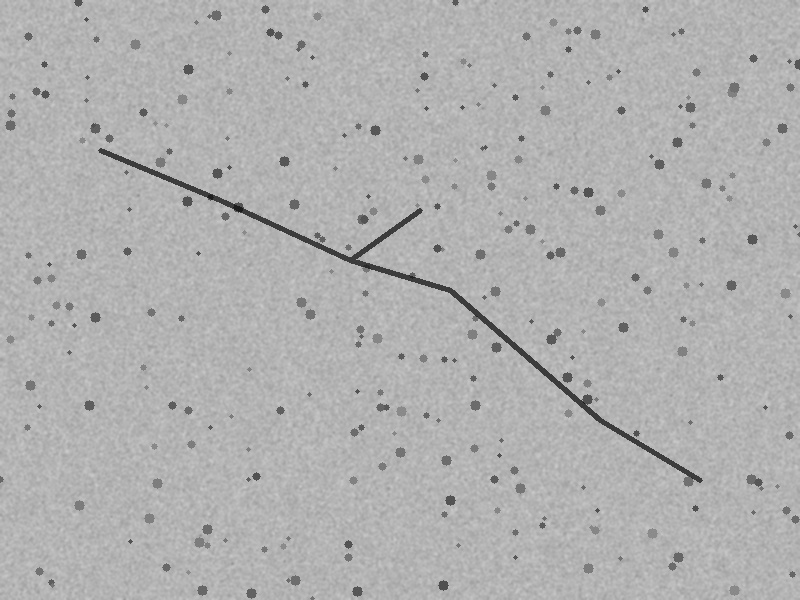
#> input picture data/samples/sample_concrete_crack.jpg, 800 x 600 px, found by its file name
$ python main.py
#> lines starting #> are read from the running program, lines starting #| are printed output that depends on the picture; after the words box and inside, x2 and y2 are one past the last pixel; in counts of white or black regions, pixels touching at a corner belong together
### core/detector.py
"""
Detector Interface & Segmentation Wrapper
Provides standard pipeline for processing RGB inspection images into binary crack masks.
"""

import cv2
import numpy as np
from typing import Optional, Tuple

class CrackDetector:
    """
    Crack Segmentation engine. Supports deep learning weights or morphological pre-processor.
    """
    def __init__(self, weights_path: Optional[str] = None):
        self.weights_path = weights_path
        self.is_dl_loaded = weights_path is not None

    def segment(self, image_rgb: np.ndarray) -> np.ndarray:
        """
        Accepts RGB image, returns binary mask (0 for background, 255 for crack).
        """
        if self.is_dl_loaded:
            # Place holder for YOLOv8-seg / PyTorch model inference
            pass

        # Adaptive thresholding and edge morphological detector as robust baseline
        gray = cv2.cvtColor(image_rgb, cv2.COLOR_RGB2GRAY)

        # Illumination equalization via CLAHE
        clahe = cv2.createCLAHE(clipLimit=2.0, tileGridSize=(8, 8))
        enhanced = clahe.apply(gray)

        # Bilateral filter to smooth texture while keeping crack edges sharp
        blurred = cv2.bilateralFilter(enhanced, 7, 50, 50)

        # Adaptive thresholding to isolate darker fissures
        thresh = cv2.adaptiveThreshold(
            blurred, 255, cv2.ADAPTIVE_THRESH_GAUSSIAN_C,
            cv2.THRESH_BINARY_INV, 21, 6
        )

        # Morphological noise filtering
        kernel = cv2.getStructuringElement(cv2.MORPH_RECT, (3, 3))
        opened = cv2.morphologyEx(thresh, cv2.MORPH_OPEN, kernel, iterations=1)

        # Remove small noise blobs
        num_labels, labels, stats, _ = cv2.connectedComponentsWithStats(opened)
        min_size = 40  # Minimum pixel area for a valid crack component
        cleaned_mask = np.zeros_like(opened)
        for i in range(1, num_labels):
            if stats[i, cv2.CC_STAT_AREA] >= min_size:
                cleaned_mask[labels == i] = 255

        return cleaned_mask

    def create_overlay(self, original_rgb: np.ndarray, binary_mask: np.ndarray, skeleton: Optional[np.ndarray] = None) -> np.ndarray:
        """
        Generates visual overlay: Red mask for crack, Green line for skeleton.
        """
        overlay = original_rgb.copy()

        # Red highlight on crack body
        overlay[binary_mask > 0] = [255, 60, 60]
        blended = cv2.addWeighted(original_rgb, 0.65, overlay, 0.35, 0)

        # Green centerline on skeleton
        if skeleton is not None:
            blended[skeleton > 0] = [0, 255, 0]

        return blended

### core/measurement.py
"""
Geometric Quantification of Concrete Cracks using Computer Vision
Calculates: Skeletonization (Zhang-Suen Thinning), Euclidean Distance Transform, and Damage Area.
"""

import cv2
import numpy as np
from typing import Dict, Any

class CrackMeasurer:
    def __init__(self, pixel_to_mm_ratio: float = 0.2):
        """
        :param pixel_to_mm_ratio: Millimeters represented by one pixel (mm/px).
        """
        self.pixel_to_mm_ratio = pixel_to_mm_ratio

    def skeletonize(self, binary_mask: np.ndarray) -> np.ndarray:
        """
        Zhang-Suen morphological thinning algorithm for true 1-pixel wide centerline.
        """
        img = (binary_mask > 127).astype(np.uint8)

        while True:
            # 8-neighbor shifting
            P2 = np.pad(img[:-2, 1:-1], ((1,1),(1,1)), 'constant')
            P3 = np.pad(img[:-2, 2:], ((1,1),(1,1)), 'constant')
            P4 = np.pad(img[1:-1, 2:], ((1,1),(1,1)), 'constant')
            P5 = np.pad(img[2:, 2:], ((1,1),(1,1)), 'constant')
            P6 = np.pad(img[2:, 1:-1], ((1,1),(1,1)), 'constant')
            P7 = np.pad(img[2:, :-2], ((1,1),(1,1)), 'constant')
            P8 = np.pad(img[1:-1, :-2], ((1,1),(1,1)), 'constant')
            P9 = np.pad(img[:-2, :-2], ((1,1),(1,1)), 'constant')

            B = P2 + P3 + P4 + P5 + P6 + P7 + P8 + P9
            cond1 = (B >= 2) & (B <= 6)

            P = [P2, P3, P4, P5, P6, P7, P8, P9, P2]
            A = np.zeros(img.shape, dtype=np.uint8)
            for i in range(8):
                A += ((P[i] == 0) & (P[i+1] == 1)).astype(np.uint8)
            cond2 = (A == 1)

            # Step 1 conditions
            cond3_1 = (P2 * P4 * P6 == 0)
            cond4_1 = (P4 * P6 * P8 == 0)
            del_mask1 = (img == 1) & cond1 & cond2 & cond3_1 & cond4_1
            img[del_mask1] = 0

            # Recalculate for Step 2
            P2 = np.pad(img[:-2, 1:-1], ((1,1),(1,1)), 'constant')
            P3 = np.pad(img[:-2, 2:], ((1,1),(1,1)), 'constant')
            P4 = np.pad(img[1:-1, 2:], ((1,1),(1,1)), 'constant')
            P5 = np.pad(img[2:, 2:], ((1,1),(1,1)), 'constant')
            P6 = np.pad(img[2:, 1:-1], ((1,1),(1,1)), 'constant')
            P7 = np.pad(img[2:, :-2], ((1,1),(1,1)), 'constant')
            P8 = np.pad(img[1:-1, :-2], ((1,1),(1,1)), 'constant')
            P9 = np.pad(img[:-2, :-2], ((1,1),(1,1)), 'constant')

            B = P2 + P3 + P4 + P5 + P6 + P7 + P8 + P9
            cond1 = (B >= 2) & (B <= 6)

            P = [P2, P3, P4, P5, P6, P7, P8, P9, P2]
            A = np.zeros(img.shape, dtype=np.uint8)
            for i in range(8):
                A += ((P[i] == 0) & (P[i+1] == 1)).astype(np.uint8)
            cond2 = (A == 1)

            cond3_2 = (P2 * P4 * P8 == 0)
            cond4_2 = (P2 * P6 * P8 == 0)
            del_mask2 = (img == 1) & cond1 & cond2 & cond3_2 & cond4_2
            img[del_mask2] = 0

            if not np.any(del_mask1) and not np.any(del_mask2):
                break

        return (img * 255).astype(np.uint8)

    def measure(self, binary_mask: np.ndarray) -> Dict[str, Any]:
        """
        Extract complete geometric profile from binary segmentation mask.
        """
        _, thresh = cv2.threshold(binary_mask, 127, 255, cv2.THRESH_BINARY)
        crack_pixel_count = np.count_nonzero(thresh)

        if crack_pixel_count == 0:
            return {
                "detected": False,
                "length_mm": 0.0,
                "max_width_mm": 0.0,
                "avg_width_mm": 0.0,
                "area_mm2": 0.0,
                "skeleton_map": np.zeros_like(thresh),
                "dist_map": np.zeros_like(thresh, dtype=np.float32)
            }

        # 1. Total Damage Area
        area_mm2 = crack_pixel_count * (self.pixel_to_mm_ratio ** 2)

        # 2. Skeleton & Centerline Length
        skeleton = self.skeletonize(thresh)
        skeleton_pixels = np.count_nonzero(skeleton)
        length_mm = skeleton_pixels * self.pixel_to_mm_ratio

        # 3. Width Profile via Euclidean Distance Transform
        dist_transform = cv2.distanceTransform(thresh, cv2.DIST_L2, 5)
        skeleton_distances = dist_transform[skeleton > 0]

        if len(skeleton_distances) > 0:
            max_width_px = float(np.max(skeleton_distances) * 2.0)
            avg_width_px = float(np.mean(skeleton_distances) * 2.0)
        else:
            max_width_px = 0.0
            avg_width_px = 0.0

        max_width_mm = max_width_px * self.pixel_to_mm_ratio
        avg_width_mm = avg_width_px * self.pixel_to_mm_ratio

        return {
            "detected": True,
            "length_mm": round(length_mm, 2),
            "max_width_mm": round(max_width_mm, 2),
            "avg_width_mm": round(avg_width_mm, 2),
            "area_mm2": round(area_mm2, 2),
            "skeleton_map": skeleton,
            "dist_map": dist_transform
        }

### core/structural_rules.py
"""
Structural Rules Engine for Crack Assessment
Based on ACI 224R-01 (Control of Cracking in Concrete Structures) and Eurocode 2 (EN 1992-1-1).
"""

from dataclasses import dataclass
from typing import Dict, Any

@dataclass
class EvaluationResult:
    severity_level: str
    risk_code: str
    recommended_action: str
    standard_reference: str
    serviceability_impact: str

class StructuralRulesEngine:
    """
    Evaluates detected crack metrics against international civil engineering standards.
    """

    # ACI 224R-01 Table 4.1: Tolerable crack widths for reinforced concrete
    ACI_LIMITS = {
        "dry_air": 0.41,          # mm (Dry air or protective membrane)
        "humid_air": 0.30,        # mm (Humidity, moist air, soil)
        "deicing_chemicals": 0.18,# mm (Deicing chemicals)
        "seawater": 0.15,         # mm (Seawater and seawater spray; wetting and drying)
        "water_retaining": 0.10   # mm (Water-retaining structures)
    }

    @classmethod
    def evaluate(cls, max_width_mm: float, avg_width_mm: float, length_mm: float, exposure: str = "humid_air") -> EvaluationResult:
        """
        Evaluate structural crack condition.
        :param max_width_mm: Maximum measured crack width in mm
        :param avg_width_mm: Average crack width in mm
        :param length_mm: Total crack length in mm
        :param exposure: Environmental exposure condition
        """
        tolerable_limit = cls.ACI_LIMITS.get(exposure, 0.30)

        if max_width_mm <= 0.05:
            return EvaluationResult(
                severity_level="Negligible / Micro-crack",
                risk_code="LOW-0",
                recommended_action="Periodic visual monitoring. No structural intervention required.",
                standard_reference="ACI 224R-01 (Micro-cracking)",
                serviceability_impact="No impact on durability or load-bearing capacity."
            )
        elif max_width_mm <= tolerable_limit:
            return EvaluationResult(
                severity_level="Minor (Within Permissible Limit)",
                risk_code="LOW-1",
                recommended_action=f"Routine maintenance and surface sealing to prevent moisture ingress. Limit for '{exposure}' is {tolerable_limit} mm.",
                standard_reference=f"ACI 224R-01 Table 4.1 ({exposure})",
                serviceability_impact="Low risk under current environmental exposure. Monitor during scheduled inspections."
            )
        elif max_width_mm <= tolerable_limit * 1.5:
            return EvaluationResult(
                severity_level="Moderate (Exceeds Limit)",
                risk_code="MED-2",
                recommended_action="Epoxy or polyurethane resin injection recommended to prevent rebar corrosion and freeze-thaw degradation.",
                standard_reference="ACI 224.1R-07 (Causes, Evaluation, and Repair of Cracks)",
                serviceability_impact="Increased permeability. Rebar passivity layer at risk of carbonation/chloride attack."
            )
        else:
            return EvaluationResult(
                severity_level="Critical / Structural Concern",
                risk_code="HIGH-3",
                recommended_action="Immediate non-destructive testing (NDT/Ultrasonic), core testing, and structural engineering appraisal for potential strengthening (FRP/jacketing).",
                standard_reference="Eurocode 2 / ACI 318 / ACI 224.1R",
                serviceability_impact="High risk to structural durability, integrity, and shear/flexural serviceability."
            )

### report/generator.py
"""
Structural Inspection Report Generator (PDF)
Generates industry-grade engineering evaluation reports using ReportLab.
"""

import os
from datetime import datetime
from reportlab.lib.pagesizes import letter
from reportlab.lib import colors
from reportlab.platypus import SimpleDocTemplate, Paragraph, Spacer, Image as RLImage, Table, TableStyle, HRFlowable
from reportlab.lib.styles import getSampleStyleSheet, ParagraphStyle

class InspectionReportGenerator:
    def __init__(self, output_path: str = "report_output.pdf"):
        self.output_path = output_path
        self.styles = getSampleStyleSheet()
        self._setup_custom_styles()

    # [131 lines left out: functions _setup_custom_styles, generate, not called in this run]

### app/main.py
"""
Concrete Crack AI Inspection - CLI & Execution Pipeline
Performs end-to-end inspection: Image -> Segmentation -> Geometric Metrics -> Structural Rules -> Inspection PDF Report.
"""

import os
import sys
from pathlib import Path

# Add project root directory to python path
ROOT_DIR = Path(__file__).resolve().parent.parent
sys.path.append(str(ROOT_DIR))

import cv2
import matplotlib.pyplot as plt
from datetime import datetime

from core.detector import CrackDetector
from core.measurement import CrackMeasurer
from core.structural_rules import StructuralRulesEngine
from report.generator import InspectionReportGenerator

def run_inspection(image_path: str,
                   output_dir: str = "output",
                   pixel_to_mm_ratio: float = 0.25,
                   exposure: str = "humid_air",
                   element_id: str = "RC-Girder-G12"):

#> called with image_path = 'data/samples/sample_concrete_crack.jpg', output_dir = 'output', pixel_to_mm_ratio = 0.25, exposure = 'humid_air', element_id = 'RC-Girder-G12'
    os.makedirs(output_dir, exist_ok=True)
    print(f"[*] Loading inspection image: {image_path}")

    if not os.path.exists(image_path):
        print(f"[!] Error: File not found at {image_path}")
        return

    # 1. Read input image (RGB)
    bgr_img = cv2.imread(image_path)
#> bgr_img is the input picture: shape (600, 800, 3); min 24, max 202, mean 176.7
    rgb_img = cv2.cvtColor(bgr_img, cv2.COLOR_BGR2RGB)

    # 2. Crack Detection & Segmentation
    detector = CrackDetector()
    binary_mask = detector.segment(rgb_img)
#> in segment, `thresh = cv2.adaptiveThreshold( blurred, 255, cv2.ADAPTIVE_THRESH_GAUS..`:
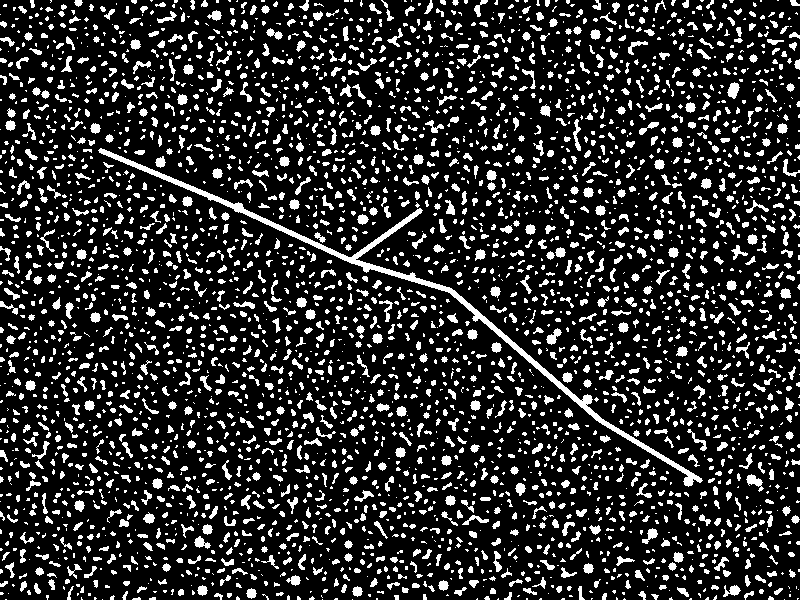
#> thresh: shape (600, 800); 17.7% white; 3678 white regions (2075 under 20 px), largest, box (x1, y1, x2, y2) and area: (98, 148, 703, 487) 4322, (746, 474, 764, 492) 145, (727, 82, 740, 99) 139
#> in segment, `num_labels, labels, stats, _ = cv2.connectedComponentsWithStats(opened)`:
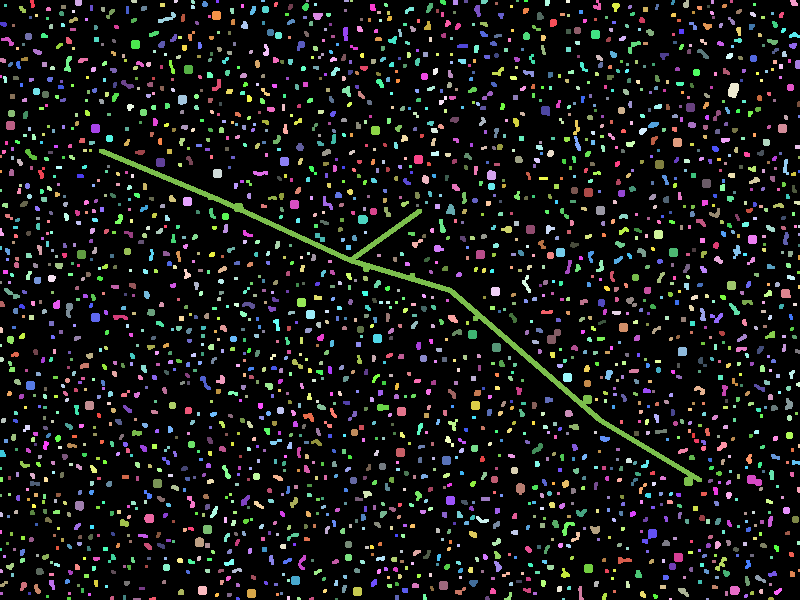
#> labels: shape (600, 800) int32; 2590 distinct labels, from 0 to 2589; one colour per label, 0 black
#> in segment, `num_labels, labels, stats, _ = cv2.connectedComponentsWithStats(opened)`: num_labels = 2590; stats = 2590 rows, first 6: [0, 0, 800, 600, 417145], [30, 0, 5, 8, 30], [75, 0, 7, 6, 40], [131, 0, 6, 3, 17], [174, 0, 4, 3, 11], [191, 0, 4, 4, 14]
#> after the loop in segment, `for i in range(1, num_labels):`:
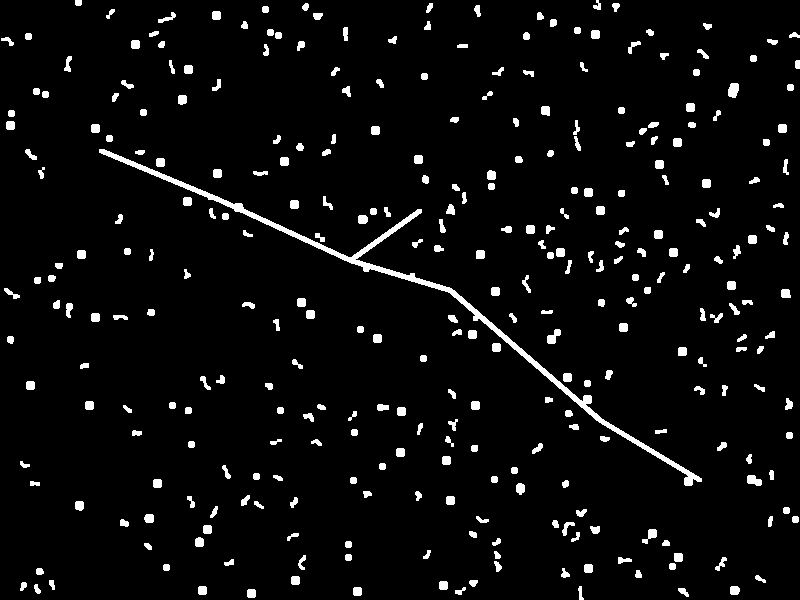
#> cleaned_mask: shape (600, 800); 4.6% white; 316 white regions, largest, box (x1, y1, x2, y2) and area: (99, 149, 702, 486) 4298, (728, 83, 739, 98) 134, (547, 329, 561, 344) 122

    # 3. Geometric Measurement
    measurer = CrackMeasurer(pixel_to_mm_ratio=pixel_to_mm_ratio)
    metrics = measurer.measure(binary_mask)
#> in measure, `crack_pixel_count = np.count_nonzero(thresh)`: crack_pixel_count = 21859
#> in measure, `area_mm2 = crack_pixel_count * (self.pixel_to_mm_ratio ** 2)`: area_mm2 = 1366.2
#> after the loop in skeletonize, `while True:`:
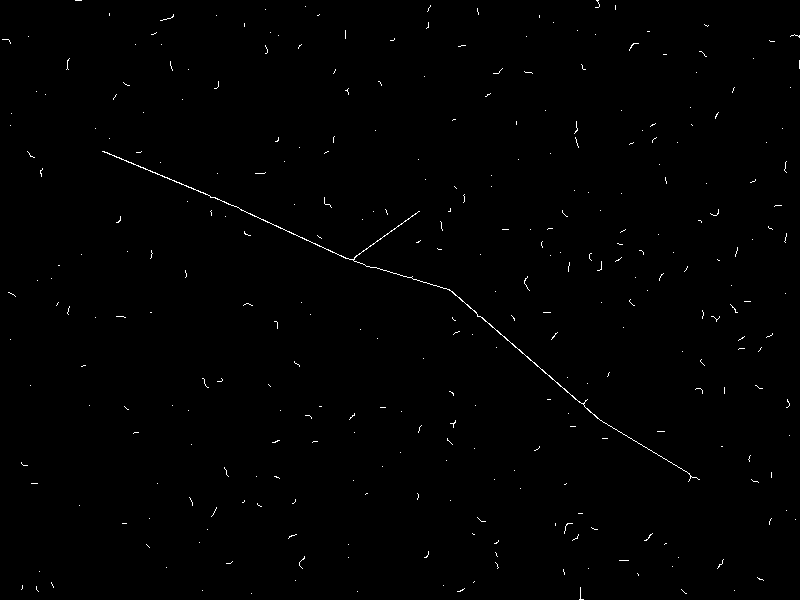
#> img: shape (600, 800); values 0 (black) and 1 (white), 0.51% white in thin lines or dots
#> in measure, `skeleton_pixels = np.count_nonzero(skeleton)`: skeleton_pixels = 2430
#> in measure, `length_mm = skeleton_pixels * self.pixel_to_mm_ratio`: length_mm = 607.5
#> in measure, `dist_transform = cv2.distanceTransform(thresh, cv2.DIST_L2, 5)`:
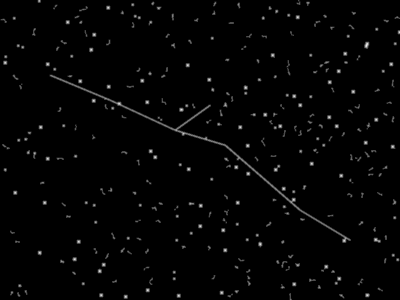
#> dist_transform: shape (600, 800) float32 (shown at 1/2 size); min 0, max 5, mean 0.0771; drawn with min black and max white
#> in measure, `skeleton_distances = dist_transform[skeleton > 0]`: skeleton_distances = 2430 values, max 5 at index 47, min 1 at index 0, mean 2.43
#> in measure, `max_width_px = float(np.max(skeleton_distances) * 2.0)`: max_width_px = 10
#> in measure, `avg_width_px = float(np.mean(skeleton_distances) * 2.0)`: avg_width_px = 4.86
#> in measure, `max_width_mm = max_width_px * self.pixel_to_mm_ratio`: max_width_mm = 2.5
#> in measure, `avg_width_mm = avg_width_px * self.pixel_to_mm_ratio`: avg_width_mm = 1.21
#> metrics = 7 items

    print("\n--- Geometric Quantification Results ---")
    print(f"Crack Detected:   {metrics['detected']}")
#| Crack Detected:   True
    print(f"Crack Length:     {metrics['length_mm']} mm")
#| Crack Length:     607.5 mm
    print(f"Max Crack Width:  {metrics['max_width_mm']} mm")
#| Max Crack Width:  2.5 mm
    print(f"Avg Crack Width:  {metrics['avg_width_mm']} mm")
#| Avg Crack Width:  1.21 mm
    print(f"Damaged Area:     {metrics['area_mm2']} mm²")
#| Damaged Area:     1366.19 mm²

    # 4. Structural Risk Evaluation (ACI 224R / Eurocode 2)
    evaluation = StructuralRulesEngine.evaluate(
        max_width_mm=metrics["max_width_mm"],
        avg_width_mm=metrics["avg_width_mm"],
        length_mm=metrics["length_mm"],
        exposure=exposure
    )

    print("\n--- Structural Risk Evaluation ---")
    print(f"Severity Level:   {evaluation.severity_level}")
#| Severity Level:   Critical / Structural Concern
    print(f"Risk Code:        {evaluation.risk_code}")
#| Risk Code:        HIGH-3
    print(f"Standard:         {evaluation.standard_reference}")
#| Standard:         Eurocode 2 / ACI 318 / ACI 224.1R
    print(f"Action:           {evaluation.recommended_action}")
#| Action:           Immediate non-destructive testing (NDT/Ultrasonic), core testing, and structural engineering appraisal for potential strengthening (FRP/jacketing).

    # 5. Generate Visual Diagnostic Diagnostic Plot
    overlay_img = detector.create_overlay(rgb_img, binary_mask, metrics["skeleton_map"])
#> in create_overlay, `blended[skeleton > 0] = [0, 255, 0]`:
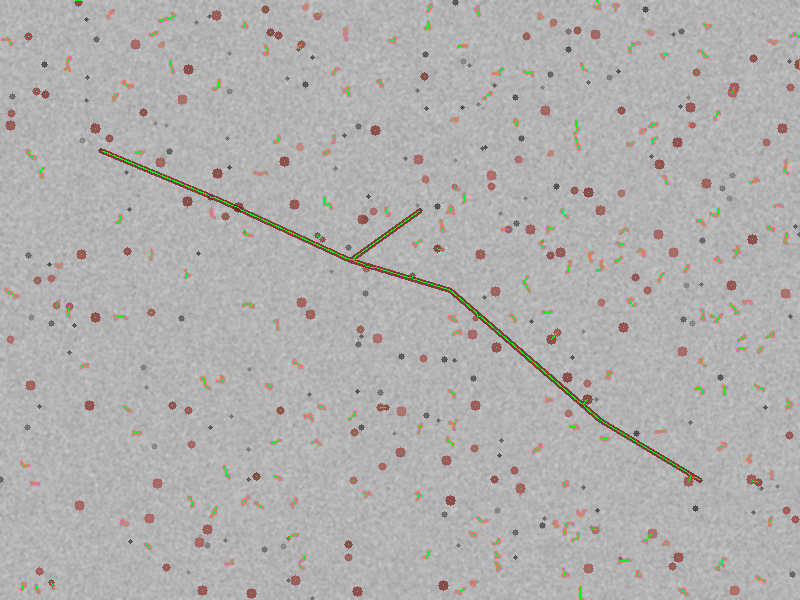
#> blended: shape (600, 800, 3); mean R, G, B 177.9, 176.4, 175.1

    fig, axes = plt.subplots(1, 3, figsize=(15, 5))
    axes[0].imshow(rgb_img)
    axes[0].set_title("Original Inspection Image", fontsize=11)
    axes[0].axis("off")

    axes[1].imshow(binary_mask, cmap='gray')
    axes[1].set_title("Binary Segmentation Mask", fontsize=11)
    axes[1].axis("off")

    axes[2].imshow(overlay_img)
    axes[2].set_title(f"Overlay (Red: Mask, Green: Skeleton)\nMax Width: {metrics['max_width_mm']} mm", fontsize=11)
    axes[2].axis("off")

    plt.tight_layout()
    plot_path = os.path.join(output_dir, "diagnostic_overlay.png")
    plt.savefig(plot_path, dpi=200, bbox_inches='tight')
    plt.close()
    print(f"[+] Diagnostic plot saved: {plot_path}")

    # 6. Generate Structural Inspection PDF Report
    pdf_path = os.path.join(output_dir, "Structural_Inspection_Report.pdf")
    generator = InspectionReportGenerator(output_path=pdf_path)

    metadata = {
        "project_name": "Civil Infrastructure Health Monitoring",
        "element_id": element_id,
        "exposure": exposure,
        "scale": pixel_to_mm_ratio,
        "timestamp": datetime.now().strftime("%Y-%m-%d %H:%M")
    }

    eval_dict = {
        "severity_level": evaluation.severity_level,
        "risk_code": evaluation.risk_code,
        "standard_reference": evaluation.standard_reference,
        "serviceability_impact": evaluation.serviceability_impact,
        "recommended_action": evaluation.recommended_action
    }

    generator.generate(
        metadata=metadata,
        metrics=metrics,
        evaluation=eval_dict,
        overlay_image_path=plot_path
    )
    print(f"[+] Formal Inspection PDF Report generated: {pdf_path}")
    print("\n[✓] Pipeline execution finished successfully.")

if __name__ == "__main__":
    sample_img = "data/samples/sample_concrete_crack.jpg"
    run_inspection(sample_img, output_dir="output", pixel_to_mm_ratio=0.25)
#> (the call stopped at in __init__, `self.styles = getSampleStyleSheet()`: reportlab is not available in this run)
